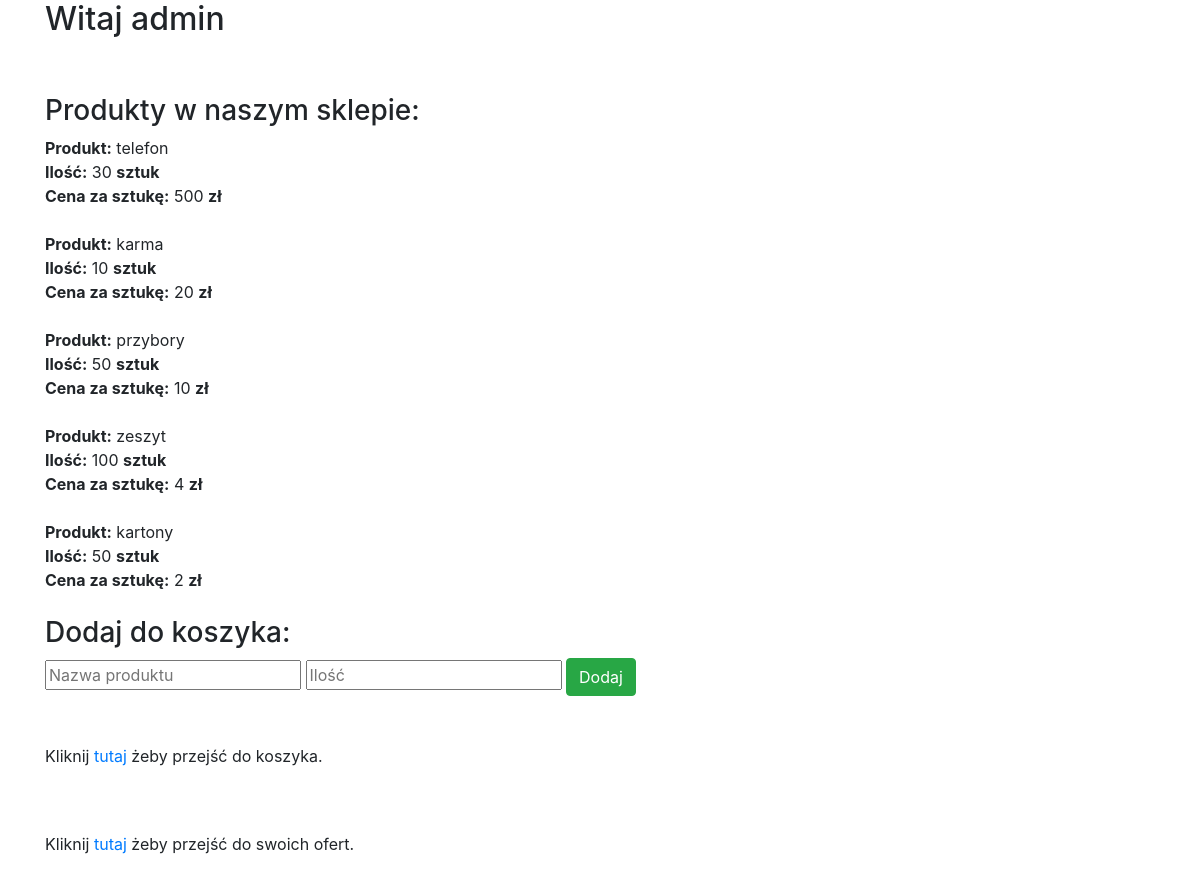
/shop (signed in), run on the app's committed database.
### tables this page shows
CREATE TABLE shop(product_id INT UNIQUE, product TEXT NOT NULL, amount INT, price INT NOT NULL);

### app.py (the view, shortened to what this page needs)
@app.route('/shop', methods = ['GET','POST'])
def shop():
    g.db = connect_db()
    cur = g.db.execute('select * from shop')
    products = []
    prod = []
    for row in cur.fetchall():
        products.append(dict(name=row[1], amount=row[2], price=row[3]))
        prod.append(row[1])
    return render_template('shop.html', products=products, username=session['log_in'])

### app.py (called while the page is built)
def connect_db():
    return sqlite3.connect(app.database)

### templates/shop.html
{% extends "base.html" %} {% block content %}
<h2>Witaj {{username}}</h2>
<br><br>
<h3>Produkty w naszym sklepie:</h3>
{% for product in products %}
<strong>Produkt:</strong> {{ product.name }} <br>
<strong>Ilość:</strong> {{ product.amount }} <strong>sztuk</strong> <br>
<strong>Cena za sztukę:</strong> {{ product.price }} <strong>zł</strong><br>
<br>
{% endfor %}
<h3>Dodaj do koszyka:</h3>
<form action="" method="post">
  <input
    type="text"
    placeholder="Nazwa produktu"
    name="name"
    value="{{
          request.form.name }}"
  />
      <input
    type="number"
    placeholder="Ilość"
    name="number"
    value="{{
          request.form.number }}"
  />
  <input class="btn btn-success" type="submit" value="Dodaj" /><br>
</form>
<br /><br />
<p>Kliknij <a href="/user">tutaj</a> żeby przejść do koszyka.</p>
<br><br>
<p>Kliknij <a href="/offer">tutaj</a> żeby przejść do swoich ofert.</p>
{% endblock %}

### data on the page
shop: name "telefon", amount "30", price "500"
shop: name "karma", amount "10", price "20"
shop: name "przybory", amount "50", price "10"
shop: name "zeszyt", amount "100", price "4"
shop: name "kartony", amount "50", price "2"

### other printed values
{{ username }} "admin"
